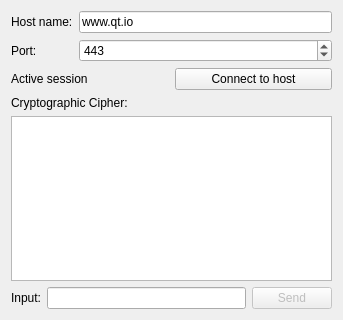
<?xml version="1.0" encoding="UTF-8"?>
<ui version="4.0">
 <class>securesocketclientClass</class>
 <widget class="QWidget" name="securesocketclientClass">
  <property name="geometry">
   <rect>
    <x>0</x>
    <y>0</y>
    <width>343</width>
    <height>320</height>
   </rect>
  </property>
  <property name="minimumSize">
   <size>
    <width>343</width>
    <height>320</height>
   </size>
  </property>
  <property name="windowTitle">
   <string>Secure Socket Client</string>
  </property>
  <layout class="QGridLayout" name="gridLayout">
   <item row="1" column="1">
    <widget class="QPushButton" name="connectButton">
     <property name="text">
      <string>Connect to host</string>
     </property>
    </widget>
   </item>
   <item row="1" column="0">
    <widget class="QLabel" name="label">
     <property name="text">
      <string>Active session</string>
     </property>
    </widget>
   </item>
   <item row="3" column="0" colspan="2">
    <widget class="QTextEdit" name="sessionOutput">
     <property name="readOnly">
      <bool>true</bool>
     </property>
     <property name="markdown">
      <string/>
     </property>
     <property name="html">
      <string>&lt;!DOCTYPE HTML PUBLIC &quot;-//W3C//DTD HTML 4.0//EN&quot; &quot;http://www.w3.org/TR/REC-html40/strict.dtd&quot;&gt;
&lt;html&gt;&lt;head&gt;&lt;meta name=&quot;qrichtext&quot; content=&quot;1&quot; /&gt;&lt;style type=&quot;text/css&quot;&gt;
p, li { white-space: pre-wrap; }
&lt;/style&gt;&lt;/head&gt;&lt;body style=&quot; font-family:'SimSun'; font-size:9pt; font-weight:400; font-style:normal;&quot;&gt;
&lt;p style=&quot;-qt-paragraph-type:empty; margin-top:0px; margin-bottom:0px; margin-left:0px; margin-right:0px; -qt-block-indent:0; text-indent:0px; font-family:'SimSun';&quot;&gt;&lt;br /&gt;&lt;/p&gt;&lt;/body&gt;&lt;/html&gt;</string>
     </property>
    </widget>
   </item>
   <item row="0" column="0" colspan="2">
    <layout class="QGridLayout" name="gridLayout_2">
     <item row="0" column="0">
      <widget class="QLabel" name="hostNameLabel">
       <property name="text">
        <string>Host name:</string>
       </property>
      </widget>
     </item>
     <item row="0" column="1">
      <widget class="QLineEdit" name="hostNameEdit">
       <property name="text">
        <string>www.qt.io</string>
       </property>
      </widget>
     </item>
     <item row="1" column="0">
      <widget class="QLabel" name="portLabel">
       <property name="text">
        <string>Port:</string>
       </property>
      </widget>
     </item>
     <item row="1" column="1">
      <widget class="QSpinBox" name="portBox">
       <property name="maximum">
        <number>100000</number>
       </property>
       <property name="value">
        <number>443</number>
       </property>
      </widget>
     </item>
    </layout>
   </item>
   <item row="2" column="0" colspan="2">
    <layout class="QHBoxLayout" name="horizontalLayout">
     <item>
      <widget class="QLabel" name="cipherText">
       <property name="text">
        <string>Cryptographic Cipher:</string>
       </property>
      </widget>
     </item>
     <item alignment="Qt::AlignRight|Qt::AlignVCenter">
      <widget class="QLabel" name="cipherLabel">
       <property name="text">
        <string>&lt;none&gt;</string>
       </property>
       <property name="alignment">
        <set>Qt::AlignRight|Qt::AlignTrailing|Qt::AlignVCenter</set>
       </property>
       <property name="wordWrap">
        <bool>true</bool>
       </property>
      </widget>
     </item>
    </layout>
   </item>
   <item row="4" column="0" colspan="2">
    <layout class="QHBoxLayout" name="horizontalLayout_3">
     <item>
      <widget class="QLabel" name="sessionInputLabel">
       <property name="text">
        <string>Input:</string>
       </property>
      </widget>
     </item>
     <item>
      <widget class="QLineEdit" name="sessionInput"/>
     </item>
     <item>
      <widget class="QPushButton" name="sendButton">
       <property name="enabled">
        <bool>false</bool>
       </property>
       <property name="text">
        <string>Send</string>
       </property>
      </widget>
     </item>
    </layout>
   </item>
  </layout>
 </widget>
 <layoutdefault spacing="6" margin="11"/>
 <resources>
  <include location="securesocketclient.qrc"/>
 </resources>
 <connections>
  <connection>
   <sender>hostNameEdit</sender>
   <signal>returnPressed()</signal>
   <receiver>connectButton</receiver>
   <slot>animateClick()</slot>
   <hints>
    <hint type="sourcelabel">
     <x>186</x>
     <y>19</y>
    </hint>
    <hint type="destinationlabel">
     <x>215</x>
     <y>69</y>
    </hint>
   </hints>
  </connection>
  <connection>
   <sender>sessionInput</sender>
   <signal>returnPressed()</signal>
   <receiver>sendButton</receiver>
   <slot>animateClick()</slot>
   <hints>
    <hint type="sourcelabel">
     <x>148</x>
     <y>295</y>
    </hint>
    <hint type="destinationlabel">
     <x>287</x>
     <y>301</y>
    </hint>
   </hints>
  </connection>
 </connections>
</ui>
